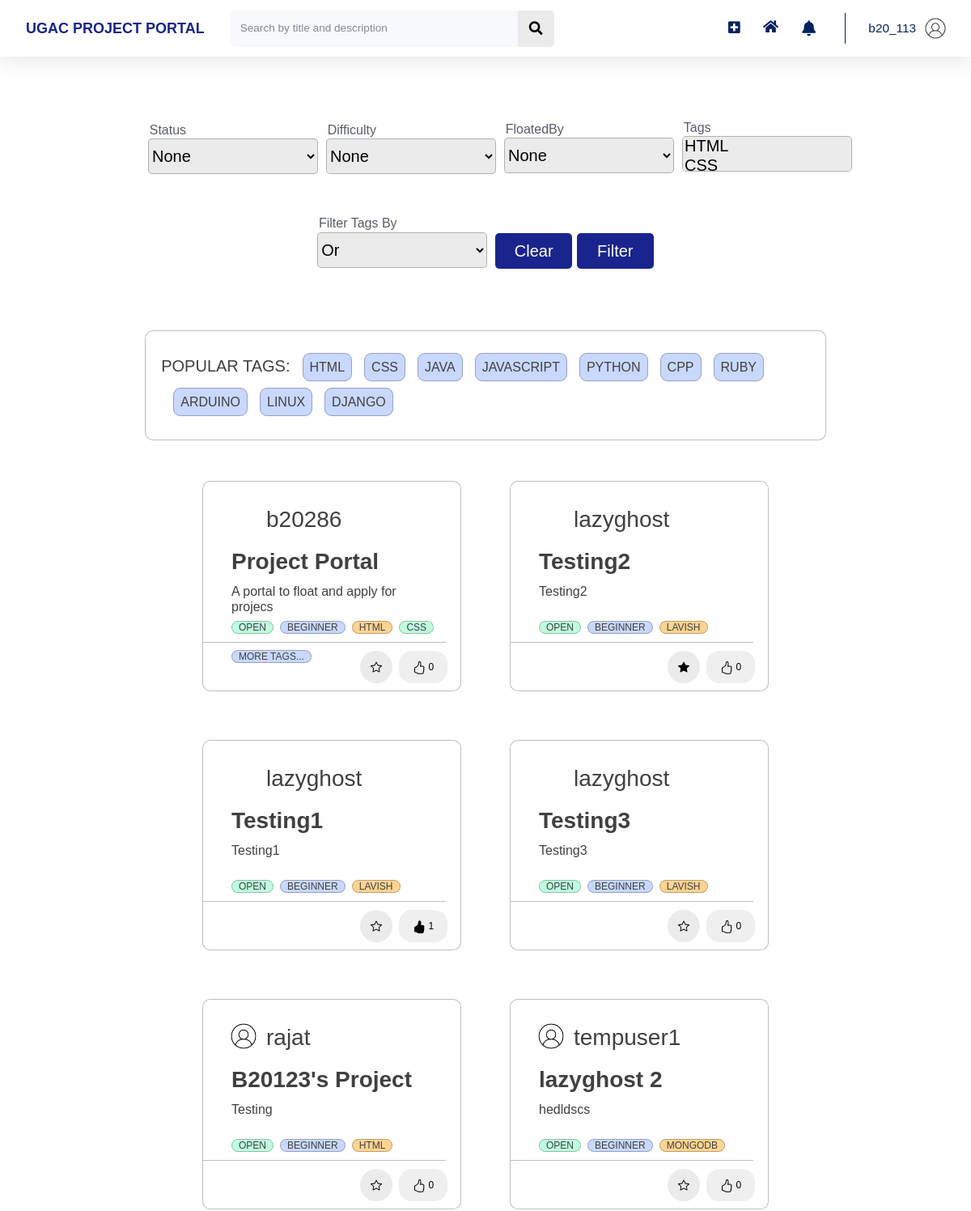
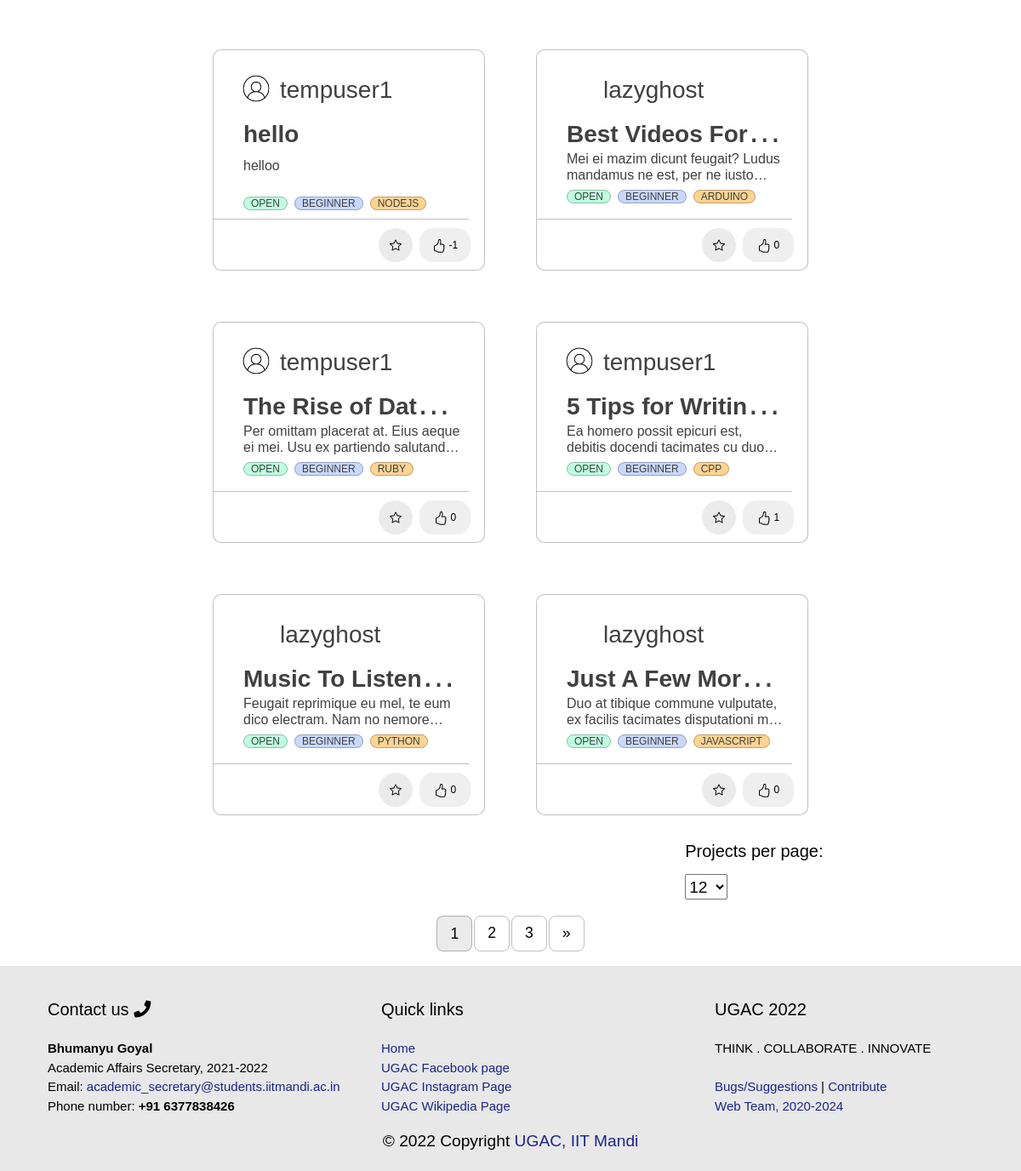
The page / (signed in) on the database as committed earlier (2 pictures, top to bottom).
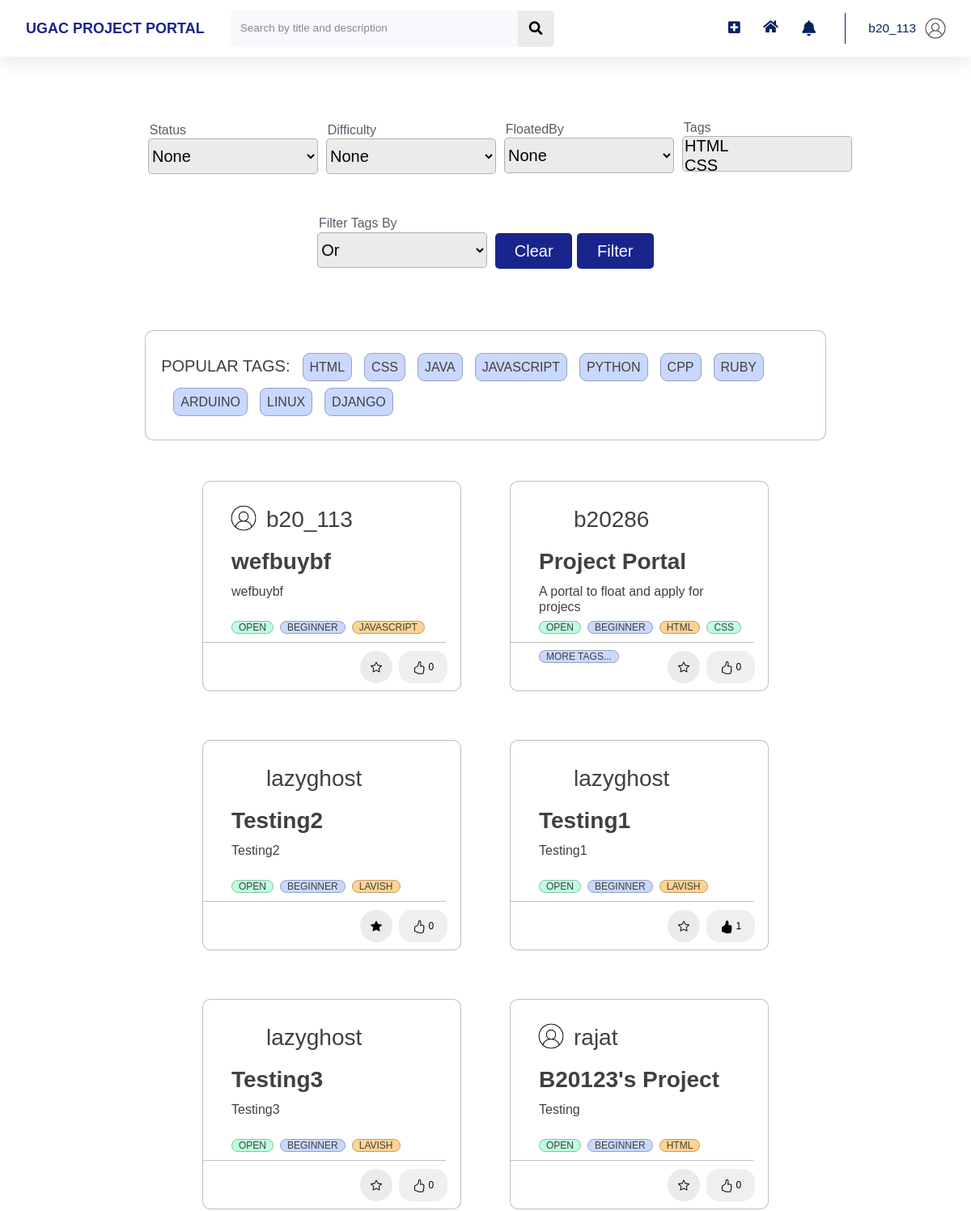
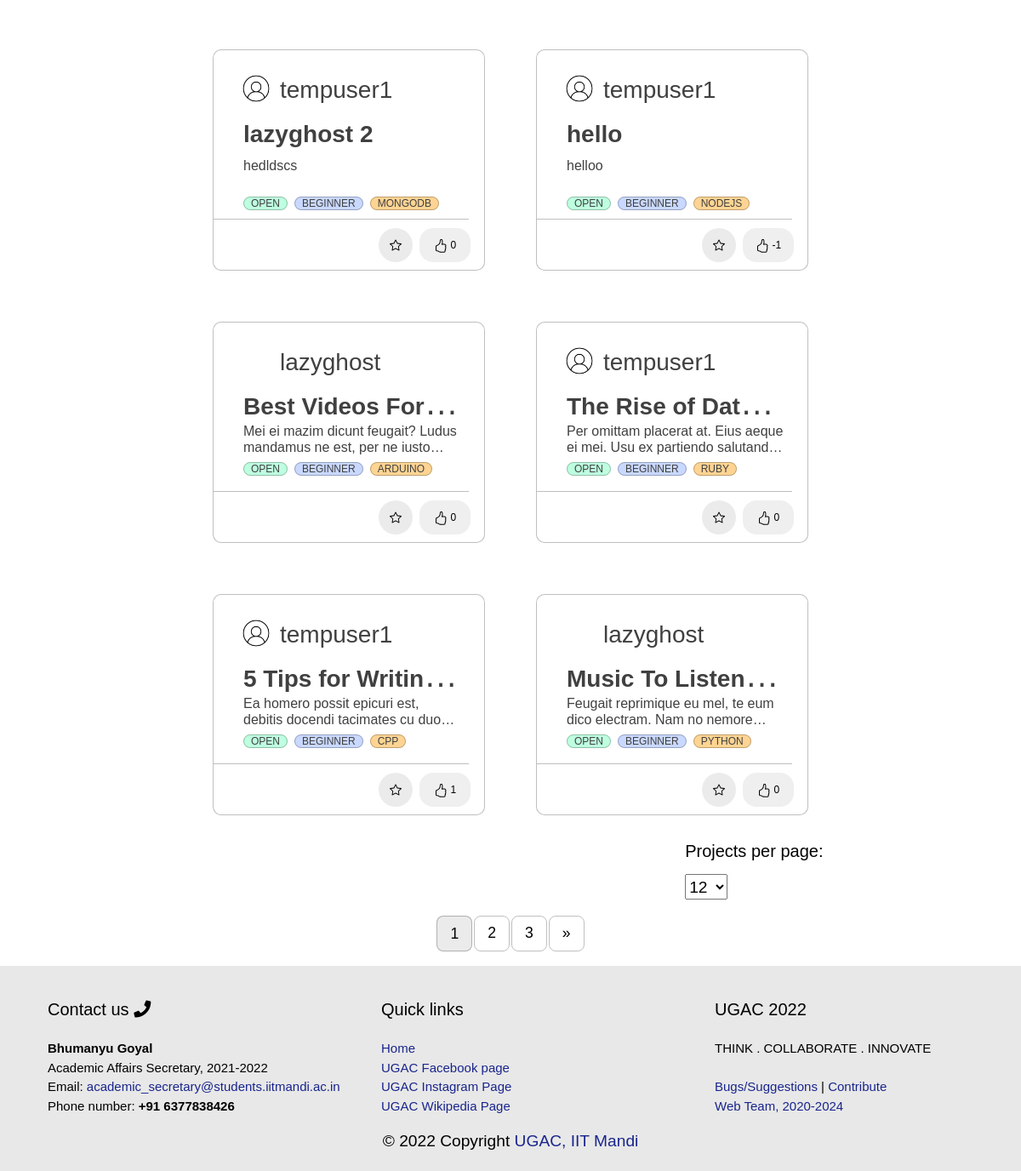
The same page on the database as committed later (2 pictures, top to bottom).
### home/models.py (models this page shows, shortened)
class Tag(models.Model):
    Title = models.CharField(max_length=20)
    def __str__(self):
        return f"{self.Title}"

class Project(models.Model):
    Title = models.CharField(max_length=100)
    Image = models.ImageField(default = 'images.jpeg', upload_to='project_pics', blank=True, validators=[FileExtensionValidator(allowed_extensions=['png', 'jpg', 'jpeg'])])
    Description = models.TextField()
    FloatedBy = models.ForeignKey(User, on_delete=models.CASCADE,related_name="FloatedBy")
    Mentors = models.ManyToManyField(User,related_name='Mentors')
    Status = models.CharField(max_length=10, choices=STATUS_CHOICES, default='Open')
    OpenedFor = models.CharField(max_length=300)
    Difficulty = models.CharField(max_length=15, choices=DIFFICULTY_CHOICES, default='Beginner')
    PreRequisite = models.TextField()
    Tags = models.ManyToManyField(Tag, related_name='Tags')
    Duration = models.CharField(max_length=30, choices=DURATION_CHOICES)
    DatePosted = models.DateTimeField(default = timezone.now)
    SelectionCriteria = models.TextField()
    Question = models.TextField()
    AlreadyApplied = models.ManyToManyField(User, related_name='AlreadyApplied', blank = True)
    Likes = models.IntegerField(default=0)

### users/models.py (models this page shows, shortened)
class Profile(models.Model):
    user = models.OneToOneField(User, on_delete=models.CASCADE)
    image = models.ImageField(default = 'default.jpg', upload_to='profile_pics', blank=True, validators=[FileExtensionValidator(allowed_extensions=['png', 'jpg', 'jpeg'])])
    rollno = models.CharField(max_length=10)
    year = models.CharField(max_length=30, choices = YEAR_CHOICES)
    branch = models.CharField(max_length=30, choices = BRANCH_CHOICES)
    techskills = models.ManyToManyField(Tag, related_name='techskills')
    starred_projects = models.ManyToManyField(Project, related_name='starred_projects', blank = True)
    liked_projects = models.ManyToManyField(Project, related_name='liked_projects', blank = True)
    cv = models.FileField(upload_to='resumes',validators=[FileExtensionValidator(allowed_extensions=['pdf'])])
    linked_in_link = models.CharField(blank=True, max_length=100)
    portfolio_link = models.CharField(blank=True, max_length=100)
    github_link = models.CharField(blank=True, max_length=100)

### home/decorators.py (the view)
    def wrap(request, *args, **kwargs):
        if check_user_profile(request.user):
            messages.error(request, 'Please complete your profile first.')
            return redirect(f'/profile/edit?firstLogin=True')
        else:
            return function(request, *args, **kwargs)

### functions.py (called while the page is built)
def get_filtered_projects(request, all_projects):
    myFilter = ProjectFilter(request.GET,queryset=all_projects)
    filtered_projects= myFilter.qs
    return filtered_projects

def get_most_common_tags(size):
    projects = Project.objects.all()
    tags = []
    for project in projects:
        project_tags = project.Tags.all()
        for project_tag in project_tags:
            tags.append(project_tag)
    return [x for x in Counter(tags)][:size]

def get_paginated_projects(request, projects):
    page = request.GET.get('page', 1)
    number_of_projects = request.GET.get('limit')
    if(number_of_projects==None):
        number_of_projects=12
    paginator = Paginator(projects, number_of_projects)
    try:
        paginated_projects = paginator.page(page)
    except PageNotAnInteger:
        paginated_projects = paginator.page(1)
    except EmptyPage:
        paginated_projects = paginator.page(paginator.num_pages)
    return paginated_projects

### home/templates/home/main.html (shortened to what the changed rows need)
{% extends 'home/base.html' %}
{% load static %}
{% load crispy_forms_tags %}
{% block customStylesheets %}
<link rel="stylesheet" type="text/css" href="{% static 'home/main.css' %}">
{% endblock customStylesheets %}
{% block content %}
{% block mainContentBlock %}
<div class="project_cards">
    <br>
    {% block filterBlock %}
    <br>
    {% endblock filterBlock %}
    {% block tagsBlock %}
        <div class = "blog-container" style="flex: 1 0 45%; margin: 2%; width: 82%; height: 5%; max-width: 82%; alignment: center; align-self: center; padding-top: 0px; margin-left: 9%;">
        <div class="blog-tags-a" style="margin-left: 2.25%; margin-top: 1%;">
        <br>
        <ul>
            {% for tag in common_tags %}
                <li style="margin-left: 15px; margin-bottom: 20px;"><a href="/?Tags={{tag.id}}">{{ tag }}</a></li>
            {% endfor %}
        </ul>
        </div>
        </div>
    {% endblock tagsBlock %}
    {% block allProjectsBlock %}
    <div class="" style="display: flex; flex-wrap: wrap;justify-content:center;" id="all-projects">
        {% for project in projects %}
            <div id="projectNumber{{ project.id }}">
                <div class = "blog-container">
                    <div class="blog-header" style="display: flex; flex-wrap: wrap;">
                        <div class="blog-author--no-cover" style="background:url('{{project.FloatedBy.profile.image.url}}');background-size: cover; border-radius: 50%; display: inline-block;height: 40px;margin-right: 0.5rem;background-position: center;top: 8px;width: 40px; top: 27px; left: 28px; margin-top: 5px; ">
                        </div>
                        <span style="flex: 1 0 45%; ">
                            <h3 style="margin-top: 10px; color:#858796;"><a href="{% url 'profile' project.FloatedBy.id %}">{{project.FloatedBy}}</a></h3>
                        </span>
                    </div>
                    <div class="blog-body">
                        <div class="blog-title demo-a">
                            <h1><a href="/project/?project_id={{project.id}}">{{ project.Title }}</a></h1>
                        </div>
                        <div class="blog-summary demo-2">
                            <p>{{project.Description}}</p>
                        </div>
                        <div class="blog-tags">
                        <br class="main-br">
                            <ul>
                                <li><a href="/?Status={{project.Status}}">{{project.Status}}</a></li>
                                <li><a href="/?Difficulty={{project.Difficulty}}">{{project.Difficulty}}</a></li>
                                {% for tag in project.Tags.all %}
                                    {% if forloop.counter <= 2 %}
                                        <li>
                                            <a href="/?Tags={{tag.id}}">{{ tag }}</a>
                                        </li>
                                    {% endif %}
                                    {% if forloop.counter == 3 %}
                                        <li>
                                            <a href="/project/?project_id={{project.id}}">More Tags...</a>
                                        </li>
                                    {% endif %}
                                {% endfor %}
                            </ul>
                        </div>
                    </div>
                    <hr class="main-page-hr" >
                    <div class="blog-footer">
                        <ul style="width:20%; margin-left:75%">
                            <li>
                                {% if project.id not in projects_id.4 %}
                                    <button class="btn btn-primary btn-circle btn-block task" style="" task = "Star" project_id={{project.id}} page_number={{projects.number}}>
                                    </button>
                                {% else %}
                                    <button class="btn btn-primary btn-circle btn-block task" style="" task = "Unstar" project_id={{project.id}} page_number={{projects.number}}>
                                    </button>
                                {% endif %}
                            </li>
                            <li>
                                {% if project.id not in projects_id.1 %}
                                    <button type="button" class="task" style="width: 60px;height:40px; border: none;border-radius: 16px;" task = "Like" project_id={{project.id}} page_number={{projects.number}} likes={{project.Likes}}>
                                        <div style="display:inline;">{{project.Likes}}</div>
                                    </button>
                                {% else %}
                                    <button type="button" class=" task" style="width: 60px;height:40px;border: none;border-radius: 16px;" task = "Unlike" project_id={{project.id}} page_number={{projects.number}} likes={{project.Likes}}>
                                        <div style="display:inline;">{{project.Likes}}</div>
                                    </button>
                                {% endif %}
                            </li>
                        </ul>
                    </div>
                </div>
            </div>
        {% endfor %}
    </div>
    {% with request.get_full_path as querystring %}
        <br><br><br>
    {%endwith%}
    {% endblock allProjectsBlock %}
        {% block paginationBlock %}
            {% with request.get_full_path as querystring %}
                {% if projects.has_other_pages %}
                    <ul class="pagination">
                        {% for i in projects.paginator.page_range %}
                            {% if projects.number == i %}
                                <li class = "selected">{{ i }}</li>
                            {% else %}
                                {% if 'Status' in querystring  or 'Difficulty' in querystring or 'limit' in querystring%}
                                    {% if 'page' in querystring %}
                                        <li><a href="{{ querystring|slice:":-1 " }}{{ i }}">{{i}}</a></li>
                                    {% else %}
                                        <li><a href="{{ querystring }}&page={{ i }}">{{i}}</a></li>
                                    {% endif %}
                                {% else %}
                                    <li><a href="/?page={{ i }}">{{i}}</a></li>
                                {% endif %}
                            {% endif %}
                        {% endfor %}
                        {% if projects.has_next %}
                            {% if 'Status' in querystring  or 'Difficulty' in querystring or 'limit' in querystring%}
                                {% if 'page' in querystring %}
                                    <li><a href="{{ querystring|slice:":-1 " }}{{ projects.next_page_number }}">&raquo;</a></li>
                                {% else %}
                                    <li><a href="{{ querystring }}&page={{ projects.next_page_number }}">&raquo;</a></li>
                                {% endif %}
                            {% else %}
                                <li><a href="/?page={{ projects.next_page_number }}">&raquo;</a></li>
                            {% endif %}
                        {% endif %}
                    </ul>
                {% endif %}
            {% endwith %}
        {% endblock paginationBlock %}
    {% endblock mainContentBlock %}
    {% endblock content %}

Rows that differ between the two databases and show on the page:
no longer on this page (row unchanged): Project: FloatedBy "lazyghost", Title "Just A Few…", Description "Duo at tibique commune vulputate, ex facilis tacimates disputationi…", Status "OPEN", Difficulty "BEGINNER", Likes "0", Tag (Title "JAVASCRIPT")
added Project: FloatedBy.profile.image (placeholder picture), FloatedBy "b20_113", Title "wefbuybf", Description "wefbuybf", Status "OPEN", Difficulty "BEGINNER", Likes "0", Tag (Title "JAVASCRIPT")
